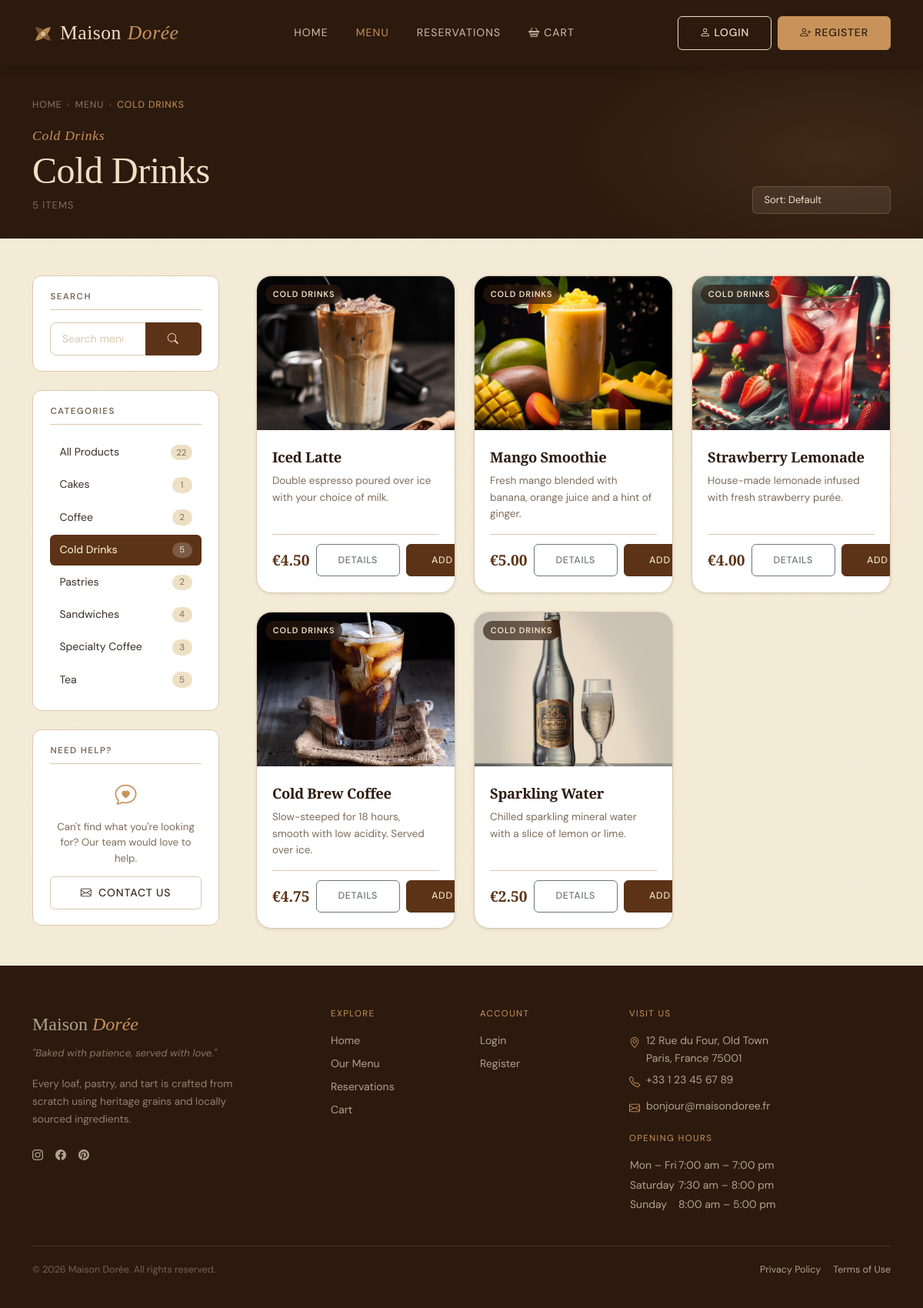
The page /products.php?category_id=7 on the database its author committed.
### tables this page shows
CREATE TABLE `categories` (
  `id` int(11) NOT NULL,
  `name` varchar(50) NOT NULL
);

CREATE TABLE `products` (
  `id` int(11) NOT NULL,
  `category_id` int(11) DEFAULT NULL,
  `name` varchar(100) NOT NULL,
  `description` text DEFAULT NULL,
  `price` decimal(10,2) NOT NULL,
  `image_url` varchar(255) DEFAULT NULL
);

### db_connect.php (called while the page is built, shortened)
<?php
function db(): PDO {
    static $pdo = null;
    if ($pdo !== null) return $pdo;
    $dsn = sprintf('mysql:host=%s;port=%s;dbname=%s;charset=%s', DB_HOST, DB_PORT, DB_NAME, DB_CHARSET);
    $options = [
        PDO::ATTR_ERRMODE            => PDO::ERRMODE_EXCEPTION,
        PDO::ATTR_DEFAULT_FETCH_MODE => PDO::FETCH_ASSOC,
        PDO::ATTR_EMULATE_PREPARES   => false,
    ];
    try {
        $pdo = new PDO($dsn, DB_USER, DB_PASS, $options);
    } catch (PDOException $e) {
        error_log($e->getMessage());
        exit('Connection failed.');
    }
    return $pdo;
}
function db_fetch_all(string $sql, array $params = []): array {
    $stmt = db()->prepare($sql);
    $stmt->execute($params);
    return $stmt->fetchAll();
}
function db_fetch_one(string $sql, array $params = []): ?array {
    $stmt = db()->prepare($sql);
    $stmt->execute($params);
    $row = $stmt->fetch();
    return $row !== false ? $row : null;
}
?>

### products.php (the view, shortened to what this page needs)
<?php
require_once 'db_connect.php';
$categoryId = filter_input(INPUT_GET, 'category_id', FILTER_VALIDATE_INT, [
    'options' => ['min_range' => 1],
]);
$searchQuery = trim(strip_tags($_GET['q'] ?? ''));
$sortRaw     = $_GET['sort'] ?? 'default';
$page        = max(1, (int) ($_GET['page'] ?? 1));
$perPage     = 9;
$sortOptions = [
    'default'     => 'p.id ASC',
    'name_asc'    => 'p.name ASC',
    'name_desc'   => 'p.name DESC',
    'price_asc'   => 'p.price ASC',
    'price_desc'  => 'p.price DESC',
];
$sortCol = $sortOptions[$sortRaw] ?? $sortOptions['default'];
$currentCategory = null;
if ($categoryId) {
    $currentCategory = db_fetch_one(
        'SELECT id, name FROM categories WHERE id = :id LIMIT 1',
        [':id' => $categoryId]
    );
}
$allCategories = db_fetch_all(
    'SELECT
         c.id,
         c.name,
         COUNT(p.id) AS product_count
     FROM categories c
     LEFT JOIN products p ON p.category_id = c.id
     GROUP BY c.id, c.name
     ORDER BY c.name ASC'
);
$whereClauses = ['1=1'];
$params       = [];
if ($categoryId) {
    $whereClauses[] = 'p.category_id = :cid';
    $params[':cid'] = $categoryId;
}
$whereSQL = 'WHERE ' . implode(' AND ', $whereClauses);
$totalProducts = (int) db_fetch_one(
    "SELECT COUNT(*) AS cnt
       FROM products p
       JOIN categories c ON c.id = p.category_id
      $whereSQL",
    $params
)['cnt'];
$totalPages = max(1, (int) ceil($totalProducts / $perPage));
$page       = min($page, $totalPages);
$offset     = ($page - 1) * $perPage;
$products = db_fetch_all(
    "SELECT
         p.id,
         p.name,
         p.description,
         p.price,
         p.image_url,
         c.name AS category_name,
         c.id   AS category_id
     FROM products p
     JOIN categories c ON c.id = p.category_id
    $whereSQL
     ORDER BY $sortCol
     LIMIT :lim OFFSET :off",
    array_merge($params, [':lim' => $perPage, ':off' => $offset])
);
function buildUrl(array $overrides = []): string
{
    $base = [
        'category_id' => $_GET['category_id'] ?? null,
        'q'           => $_GET['q']           ?? null,
        'sort'        => $_GET['sort']         ?? null,
        'page'        => $_GET['page']         ?? null,
    ];
    $merged = array_filter(array_merge($base, $overrides), fn($v) => $v !== null && $v !== '');
    return 'products.php?' . http_build_query($merged);
}
require_once __DIR__ . '/header.php';
?>
<section class="prod-hero" aria-labelledby="prod-hero-heading">
    <div class="prod-hero__bg" aria-hidden="true"></div>
    <div class="container position-relative z-1">
        <nav aria-label="Breadcrumb" class="prod-breadcrumb mb-3">
            <a href="index.php">Home</a>
            <span aria-hidden="true">›</span>
            <a href="categories.php">Menu</a>
            <?php if ($currentCategory): ?>
                <span aria-hidden="true">›</span>
                <span aria-current="page"><?= htmlspecialchars($currentCategory['name']) ?></span>
            <?php else: ?>
                <span aria-hidden="true">›</span>
                <span aria-current="page">All Products</span>
            <?php endif; ?>
        </nav>
        <div class="row align-items-end g-3">
            <div class="col">
                <span class="label-script">
                    <?= $currentCategory ? htmlspecialchars($currentCategory['name']) : 'Everything' ?>
                </span>
                <h1 class="prod-hero__title" id="prod-hero-heading">
                    <?php if ($searchQuery !== ''): ?>
                        Results for "<em><?= htmlspecialchars($searchQuery) ?></em>"
                    <?php elseif ($currentCategory): ?>
                        <?= htmlspecialchars($currentCategory['name']) ?>
                    <?php else: ?>
                        All <em>Products</em>
                    <?php endif; ?>
                </h1>
                <p class="prod-hero__meta" aria-live="polite">
                    <?= $totalProducts ?> item<?= $totalProducts !== 1 ? 's' : '' ?>
                </p>
            </div>
            <div class="col-auto">
                <form method="GET" action="products.php" class="d-flex align-items-center gap-2"
                      aria-label="Sort products">
                    <select
                        id="sort"
                        name="sort"
                        class="form-select prod-sort__select"
                        aria-label="Sort products"
                        onchange="this.form.submit()">
                        <option value="default"    <?= $sortRaw === 'default'    ? 'selected' : '' ?>>Sort: Default</option>
                    </select>
                </form>
            </div>
        </div>
    </div>
</section>
<div class="container prod-layout py-5">
    <div class="row g-5">
        <aside class="col-12 col-lg-3" aria-label="Category filter">
            <div class="prod-sidebar-block mb-4">
                <h2 class="prod-sidebar-block__title">Search</h2>
                <form method="GET" action="products.php" role="search" aria-label="Search products">
                    <div class="input-group">
                        <input
                            type="search"
                            name="q"
                            class="form-control prod-sidebar__search"
                            placeholder="Search menu…"
                            value="<?= htmlspecialchars($searchQuery) ?>"
                            aria-label="Search products">
                        <button type="submit" class="btn btn-primary" aria-label="Search">
                            <i class="bi bi-search" aria-hidden="true"></i>
                        </button>
                    </div>
                </form>
            </div>
            <div class="prod-sidebar-block">
                <h2 class="prod-sidebar-block__title">Categories</h2>
                <nav aria-label="Filter by category">
                    <ul class="prod-cat-list" role="list">
                        <li role="listitem">
                            <a
                                href="products.php<?= $searchQuery ? '?q=' . urlencode($searchQuery) : '' ?>"
                                class="prod-cat-list__item <?= !$categoryId ? 'prod-cat-list__item--active' : '' ?>"
                                aria-current="<?= !$categoryId ? 'page' : 'false' ?>">
                                <span class="prod-cat-list__name">All Products</span>
                                <span class="prod-cat-list__count">
                                    <?= array_sum(array_column($allCategories, 'product_count')) ?>
                                </span>
                            </a>
                        </li>
                        <?php foreach ($allCategories as $cat): ?>
                            <li role="listitem">
                                <a
                                    href="<?= buildUrl(['category_id' => $cat['id'], 'page' => null]) ?>"
                                    class="prod-cat-list__item <?= (int)($currentCategory['id'] ?? 0) === (int)$cat['id'] ? 'prod-cat-list__item--active' : '' ?>"
                                    aria-current="<?= (int)($currentCategory['id'] ?? 0) === (int)$cat['id'] ? 'page' : 'false' ?>">
                                    <span class="prod-cat-list__name">
                                        <?= htmlspecialchars($cat['name']) ?>
                                    </span>
                                    <span class="prod-cat-list__count">
                                        <?= (int) $cat['product_count'] ?>
                                    </span>
                                </a>
                            </li>
                        <?php endforeach; ?>
                    </ul>
                </nav>
            </div>
            <div class="prod-sidebar-block mt-4">
                <h2 class="prod-sidebar-block__title">Need Help?</h2>
                <div class="prod-sidebar-help">
                    <i class="bi bi-chat-heart prod-sidebar-help__icon" aria-hidden="true"></i>
                    <p class="prod-sidebar-help__text">
                        Can't find what you're looking for? Our team would love to help.
                    </p>
                    <a href="mailto:bonjour@maisondoree.fr" class="btn btn-ghost btn-sm w-100">
                        <i class="bi bi-envelope me-1" aria-hidden="true"></i> Contact Us
                    </a>
                </div>
            </div>
        </aside>
        <main class="col-12 col-lg-9" id="products-grid" aria-label="Products">
            <?php if (empty($products)): ?>
                <div class="prod-empty" role="status" aria-live="polite">
                    <i class="bi bi-bag-x prod-empty__icon" aria-hidden="true"></i>
                    <h2 class="prod-empty__title">
                        <?= $searchQuery !== ''
                            ? 'No results for "' . htmlspecialchars($searchQuery) . '"'
                            : 'No products available' ?>
                    </h2>
                    <p class="prod-empty__body">
                        <?= $searchQuery !== ''
                            ? 'Try a different search term, or browse a category below.'
                            : 'Check back soon — our bakers are hard at work!' ?>
                    </p>
                    <div class="d-flex gap-3 justify-content-center flex-wrap mt-3">
                        <a href="categories.php" class="btn btn-primary">Browse All Categories</a>
                        <?php if ($searchQuery !== '' || $categoryId): ?>
                            <a href="products.php" class="btn btn-ghost">Clear Filters</a>
                        <?php endif; ?>
                    </div>
                </div>
            <?php else: ?>
                <div class="row g-4" id="productGrid">
                    <?php foreach ($products as $index => $product):
                        $price = number_format((float)$product['price'], 2);
                        $imgSrc = !empty($product['image_url'])
                            ? 'images/' . htmlspecialchars($product['image_url'], ENT_QUOTES)
                            : 'images/placeholder.jpg';
                    ?>
                        <div
                            class="col-12 col-sm-6 col-xl-4"
                            style="--p-delay:<?= $index * 0.06 ?>s">
                            <article
                                class="prod-card"
                                aria-label="<?= htmlspecialchars($product['name']) ?>, €<?= $price ?>">
                                <a
                                    href="product_details.php?id=<?= (int) $product['id'] ?>"
                                    class="prod-card__thumb-link"
                                    tabindex="-1"
                                    aria-hidden="true">
                                    <img
                                        src="<?= $imgSrc ?>"
                                        alt="<?= htmlspecialchars($product['name']) ?>"
                                        class="prod-card__img card-img-top"
                                        loading="lazy"
                                        width="400"
                                        height="200"
                                        onerror="this.onerror=null; this.src='images/placeholder.jpg';">
                                    <span class="prod-card__category-ribbon">
                                    </span>
                                </a>
                                <div class="prod-card__body">
                                    <h3 class="prod-card__name">
                                        <a
                                            href="product_details.php?id=<?= (int) $product['id'] ?>"
                                            class="prod-card__name-link">
                                            <?= htmlspecialchars($product['name']) ?>
                                        </a>
                                    </h3>
                                    <?php if (!empty($product['description'])): ?>
                                        <p class="prod-card__desc">
                                            <?= htmlspecialchars(
                                                mb_strimwidth($product['description'], 0, 90, '…')
                                            ) ?>
                                        </p>
                                    <?php endif; ?>
                                    <div class="prod-card__footer">
                                        <span class="prod-card__price" aria-label="Price: €<?= $price ?>">
                                            €<?= $price ?>
                                        </span>
                                        <div class="d-flex gap-2 align-items-center">
                                            <a
                                                href="product_details.php?id=<?= (int) $product['id'] ?>"
                                                class="btn btn-outline-secondary btn-sm prod-card__cta"
                                                aria-label="View details for <?= htmlspecialchars($product['name']) ?>">
                                                Details
                                            </a>
                                            <a
                                                href="addtocart.php?id=<?= (int) $product['id'] ?>"
                                                class="btn btn-primary btn-sm prod-card__cta"
                                                aria-label="Add <?= htmlspecialchars($product['name']) ?> to cart">
                                                <i class="bi bi-basket-plus me-1" aria-hidden="true"></i>Add
                                            </a>
                                        </div>
                                    </div>
                                </div>
                            </article>
                        </div>
                    <?php endforeach; ?>
                </div>
            <?php endif; ?>
        </main>
    </div>
</div>
<?php require_once __DIR__ . '/footer.php'; ?>

### rows shown on the page
categories: name "COLD DRINKS", name "Cold Drinks", product_count "5"
categories: name "Cakes", product_count "1"
categories: name "Coffee", product_count "2"
categories: name "Pastries", product_count "2"
categories: name "Sandwiches", product_count "4"
categories: name "Specialty Coffee", product_count "3"
categories: name "Tea", product_count "5"
products: image_url (picture), name "Iced Latte", description "Double espresso poured over ice with your choice of milk.", price "4.50"
products: image_url (picture), name "Mango Smoothie", description "Fresh mango blended with banana, orange juice and a hint of ginger.", price "5.00"
products: image_url (picture), name "Strawberry Lemonade", description "House-made lemonade infused with fresh strawberry purée.", price "4.00"
products: image_url (picture), name "Cold Brew Coffee", description "Slow-steeped for 18 hours, smooth with low acidity. Served over ice.", price "4.75"
products: image_url (picture), name "Sparkling Water", description "Chilled sparkling mineral water with a slice of lemon or lime.", price "2.50"

### other values the page prints
$totalProducts "5"
array_sum(array_column($allCategories, 'product_count')) "22"
